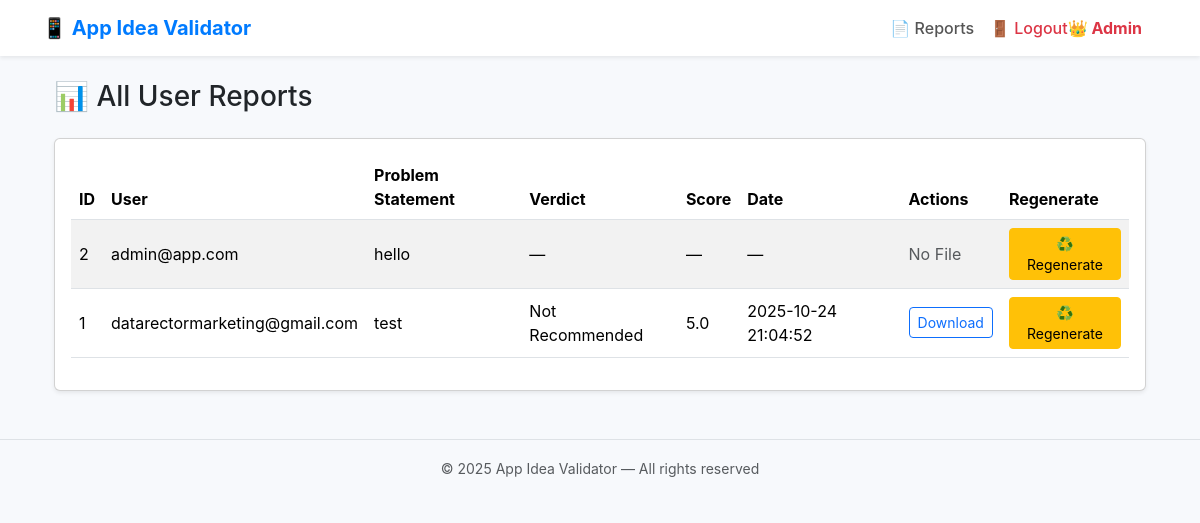
The page /admin/reports (signed in) on the database its author committed.
### tables this page shows
CREATE TABLE phase2_inputs (
        id INTEGER PRIMARY KEY AUTOINCREMENT,
        user_email TEXT,
        core_problem_statement TEXT,
        user_role_segment TEXT,
        monetization_model TEXT,
        current_solution_inefficiency TEXT,
        unique_value_proposition TEXT,
        primary_competitors_text TEXT,
        must_have_features_list TEXT,
        arpu_estimate_usd REAL,
        acquisition_goal_3mo INTEGER,
        monthly_opex_est_usd REAL,
        dev_budget_range TEXT,
        external_integrations_list TEXT,
        client_post_launch_fear TEXT,
        client_critical_question TEXT,
        complexity_score REAL,
        financial_score REAL,
        ai_verdict TEXT,
        ai_score REAL,
        ai_suggestions TEXT,
        ai_summary TEXT
    , report_file TEXT, created_at TEXT, target_countries TEXT, submitter_name TEXT, submitter_email TEXT, submitter_phone TEXT);

### app.py (the view)
@app.route("/admin/reports")
@admin_required
def admin_reports():
    user_filter = request.args.get("user", "").strip()
    verdict_filter = request.args.get("verdict", "").strip()
    conn = sqlite3.connect(DB_NAME)
    c = conn.cursor()
    sql = """
        SELECT p.id, p.user_email, u.name, p.submitter_name, p.submitter_email, p.submitter_phone,
               p.target_countries, p.core_problem_statement, p.monetization_model,
               p.complexity_score, p.financial_score, p.ai_verdict, p.ai_score, p.report_file, p.created_at
        FROM phase2_inputs p
        LEFT JOIN users u ON p.user_email = u.email
    """
    conditions = []
    params = []
    if user_filter:
        likeu = f"%{user_filter}%"
        conditions.append("(p.user_email LIKE ? OR u.name LIKE ? OR p.submitter_name LIKE ?)")
        params += [likeu, likeu, likeu]
    if verdict_filter:
        conditions.append("p.ai_verdict = ?")
        params.append(verdict_filter)
    if conditions:
        sql += " WHERE " + " AND ".join(conditions)
    sql += " ORDER BY p.id DESC"
    c.execute(sql, params)
    rows = c.fetchall()
    conn.close()
    submissions = []
    for r in rows:
        submissions.append({
            "id": r[0],
            "user_email": r[1],
            "user_name": r[2] or r[3],
            "submitter_name": r[3],
            "submitter_email": r[4],
            "submitter_phone": r[5],
            "target_countries": r[6],
            "core_problem_statement": r[7],
            "monetization_model": r[8],
            "complexity_score": r[9],
            "financial_score": r[10],
            "ai_verdict": r[11],
            "ai_score": r[12],
            "report_file": r[13],
            "created_at": r[14]
        })
    return render_template("admin_reports.html", submissions=submissions, title="All Reports")

### app.py (called while the page is built)
def admin_required(f):
    @wraps(f)
    def wrapper(*args, **kwargs):
        if "user_email" not in session or session.get("role") != "admin":
            return redirect(url_for("dashboard"))
        return f(*args, **kwargs)
    return wrapper

### templates/admin_reports.html
{% extends "base.html" %}
{% block content %}
<div class="container mt-4">
  <h3 class="mb-4">📊 All User Reports</h3>
  <div class="card p-3 shadow-sm">
    {% if submissions %}
    <table class="table table-striped align-middle">
      <thead>
        <tr>
          <th>ID</th>
          <th>User</th>
          <th>Problem Statement</th>
          <th>Verdict</th>
          <th>Score</th>
          <th>Date</th>
          <th>Actions</th>
          <th>Regenerate</th>
        </tr>
      </thead>
      <tbody>
        {% for s in submissions %}
        <tr>
          <td>{{ s.id }}</td>
          <td>{{ s.user_name or s.user_email }}</td>
          <td>
            {{ s.core_problem_statement[:60] ~ ('...' if s.core_problem_statement|length > 60 else '') }}
          </td>
          <td>{{ s.ai_verdict or '—' }}</td>
          <td>{{ s.ai_score or '—' }}</td>
          <td>{{ s.created_at or '—' }}</td>
          <td>
            {% if s.report_file %}
              <a href="{{ url_for('download_report', filename=s.report_file) }}" class="btn btn-sm btn-outline-primary">Download</a>
            {% else %}
              <span class="text-muted">No File</span>
            {% endif %}
          </td>
          <td>
            <form action="{{ url_for('regenerate_report', report_id=s.id) }}" method="post" style="display:inline;">
                <button type="submit" class="btn btn-sm btn-warning">♻️ Regenerate</button>
            </form>
          </td>
        </tr>
        {% endfor %}
      </tbody>
    </table>
    {% else %}
    <div class="text-muted">No reports available yet.</div>
    {% endif %}
  </div>
</div>
{% endblock %}

### templates/base.html (style rules this page uses)
body { background: #f7f9fc; font-family: 'Inter', sans-serif; }

### rows shown on the page
phase2_inputs: id "2", user_email "admin@app.com", core_problem_statement "hello", ai_verdict "—", ai_score "—", created_at "—", shows "No File"
phase2_inputs: id "1", user_email "datarectormarketing@gmail.com", core_problem_statement "test", ai_verdict "Not Recommended", ai_score "5.0", created_at "2025-10-24 21:04:52"

### other values the page prints
{{ 2025 }} "2025"
